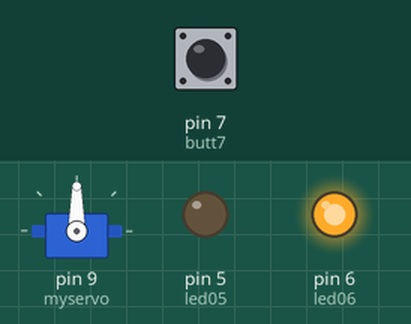
The sketch below on a simulated Arduino Uno, built with avr-gcc and run on an emulated ATmega328P. On the bench: servo, output pins drawn as LEDs (lit = HIGH). Inputs (shaded band) come from the test bench; at power-on: pin 7 (butt7) HIGH.

Above: at 6.8 s.
6.9 s: pin 7 (butt7) pulled LOW for 3 s
At 9.8 s:
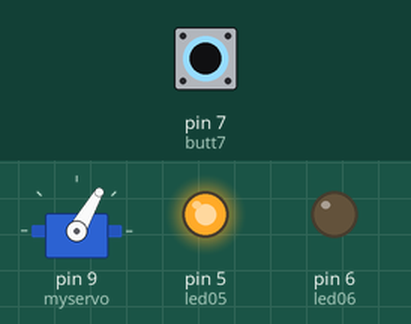
At 13.3 s:
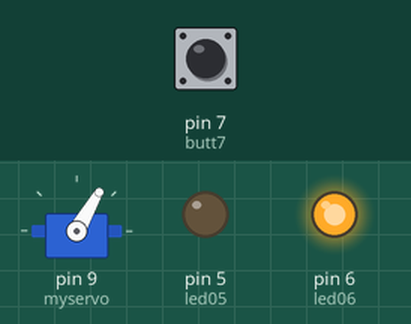
16.5 s: pin 7 (butt7) pulled LOW for 3 s
At 19.0 s:
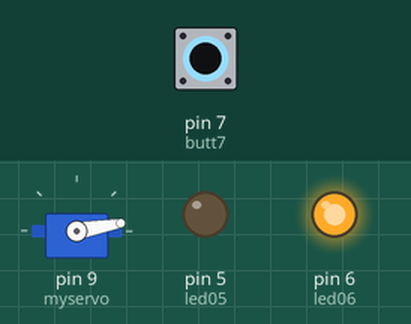
Timing chart, 0 to 33.2 s (numbered marks = the images above; inputs shaded):
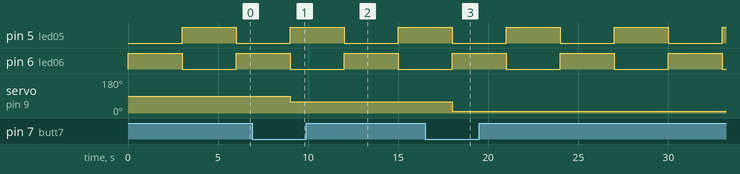

The sketch:

ProbaServo.ino
```cpp
/*
 Controlling a servo position using a potentiometer (variable resistor)
 by Michal Rinott <http://people.interaction-ivrea.it/m.rinott>

 modified on 8 Nov 2013
 by Scott Fitzgerald
 http://www.arduino.cc/en/Tutorial/Knob
*/

#include <Servo.h>

Servo myservo;  // create servo object to control a servo

int potpin = A0;  // analog pin used to connect the potentiometer
int val;    // variable to read the value from the analog pin

int butt7 = 7;
int led05 = 5;
int led06 = 6;

void setup() {
  pinMode(butt7, INPUT);
  pinMode(led05, OUTPUT);
  pinMode(led06, OUTPUT);
  myservo.attach(9);  // attaches the servo on pin 9 to the servo object
}

void loop() {
  //val = analogRead(potpin);            // reads the value of the potentiometer (value between 0 and 1023)
  //val = map(val, 0, 1023, 0, 180);     // scale it for use with the servo (value between 0 and 180)
  if (digitalRead(butt7)==LOW) myservo.write(10);                  // sets the servo position according to the scaled value
  digitalWrite(led05, 0);
  digitalWrite(led06, 1);
  delay(3000);                           // waits for the servo to get there
  if (digitalRead(butt7)==LOW) myservo.write(60);                  // sets the servo position according to the scaled value
  digitalWrite(led05, 1);
  digitalWrite(led06, 0);
  delay(3000);                           // waits for the servo to get there
}
```

Measured:
- after the input at 6.9 s, servo on pin 9 (myservo): 90° → 60° after 2.1 s
- after the input at 16.5 s, servo on pin 9 (myservo): 60° → 10° after 1.5 s
- by itself, pin 5 (led05), pin 6 (led06): alternates HIGH for 3.0 s and LOW for 3.0 s
